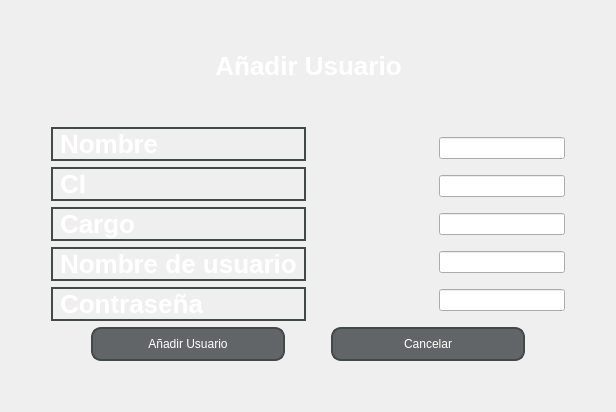
            <widget class="QWidget" name="Add_Usuario">
             <layout class="QGridLayout" name="gridLayout_5">
              <item row="0" column="0">
               <layout class="QHBoxLayout" name="horizontalLayout_8">
                <item>
                 <spacer name="horizontalSpacer_20">
                  <property name="orientation">
                   <enum>Qt::Horizontal</enum>
                  </property>
                  <property name="sizeHint" stdset="0">
                   <size>
                    <width>40</width>
                    <height>20</height>
                   </size>
                  </property>
                 </spacer>
                </item>
                <item>
                 <layout class="QVBoxLayout" name="verticalLayout_15">
                  <item>
                   <layout class="QVBoxLayout" name="verticalLayout_9">
                    <item>
                     <spacer name="verticalSpacer_9">
                      <property name="orientation">
                       <enum>Qt::Vertical</enum>
                      </property>
                      <property name="sizeHint" stdset="0">
                       <size>
                        <width>20</width>
                        <height>40</height>
                       </size>
                      </property>
                     </spacer>
                    </item>
                    <item>
                     <layout class="QHBoxLayout" name="horizontalLayout_7">
                      <item>
                       <spacer name="horizontalSpacer_61">
                        <property name="orientation">
                         <enum>Qt::Horizontal</enum>
                        </property>
                        <property name="sizeHint" stdset="0">
                         <size>
                          <width>40</width>
                          <height>20</height>
                         </size>
                        </property>
                       </spacer>
                      </item>
                      <item>
                       <widget class="QLabel" name="label_14">
                        <property name="styleSheet">
                         <string notr="true">border: 0px;
		font-family: Arial;
        font-size: 26px;
        color: white;
        text-align: center;
        font-weight: bold;
</string>
                        </property>
                        <property name="text">
                         <string>Añadir Usuario</string>
                        </property>
                        <property name="alignment">
                         <set>Qt::AlignCenter</set>
                        </property>
                        <property name="indent">
                         <number>-1</number>
                        </property>
                        <property name="textInteractionFlags">
                         <set>Qt::NoTextInteraction</set>
                        </property>
                       </widget>
                      </item>
                      <item>
                       <spacer name="horizontalSpacer_62">
                        <property name="orientation">
                         <enum>Qt::Horizontal</enum>
                        </property>
                        <property name="sizeHint" stdset="0">
                         <size>
                          <width>40</width>
                          <height>20</height>
                         </size>
                        </property>
                       </spacer>
                      </item>
                     </layout>
                    </item>
                    <item>
                     <spacer name="verticalSpacer_4">
                      <property name="orientation">
                       <enum>Qt::Vertical</enum>
                      </property>
                      <property name="sizeHint" stdset="0">
                       <size>
                        <width>20</width>
                        <height>40</height>
                       </size>
                      </property>
                     </spacer>
                    </item>
                   </layout>
                  </item>
                  <item>
                   <layout class="QHBoxLayout" name="horizontalLayout_4">
                    <item>
                     <layout class="QVBoxLayout" name="verticalLayout_4">
                      <item>
                       <widget class="QLabel" name="label_6">
                        <property name="layoutDirection">
                         <enum>Qt::LeftToRight</enum>
                        </property>
                        <property name="styleSheet">
                         <string notr="true">
		font-family: Arial;
        font-size: 26px;
        color: white;
        text-align: center;
        font-weight: bold;
		border: 2px solid rgb(66, 73, 73);
</string>
                        </property>
                        <property name="text">
                         <string>Nombre</string>
                        </property>
                       </widget>
                      </item>
                      <item>
                       <widget class="QLabel" name="label_7">
                        <property name="styleSheet">
                         <string notr="true">
		font-family: Arial;
        font-size: 26px;
        color: white;
        text-align: center;
        font-weight: bold;
		border: 2px solid rgb(66, 73, 73);
</string>
                        </property>
                        <property name="text">
                         <string>CI</string>
                        </property>
                       </widget>
                      </item>
                      <item>
                       <widget class="QLabel" name="label_8">
                        <property name="styleSheet">
                         <string notr="true">
		font-family: Arial;
        font-size: 26px;
        color: white;
        text-align: center;
        font-weight: bold;
		border: 2px solid rgb(66, 73, 73);
</string>
                        </property>
                        <property name="text">
                         <string>Cargo</string>
                        </property>
                       </widget>
                      </item>
                      <item>
                       <widget class="QLabel" name="label">
                        <property name="styleSheet">
                         <string notr="true">
		font-family: Arial;
        font-size: 26px;
        color: white;
        text-align: center;
        font-weight: bold;
		border: 2px solid rgb(66, 73, 73);
</string>
                        </property>
                        <property name="text">
                         <string>Nombre de usuario</string>
                        </property>
                       </widget>
                      </item>
                      <item>
                       <widget class="QLabel" name="label_2">
                        <property name="styleSheet">
                         <string notr="true">
		font-family: Arial;
        font-size: 26px;
        color: white;
        text-align: center;
        font-weight: bold;
		border: 2px solid rgb(66, 73, 73);
</string>
                        </property>
                        <property name="text">
                         <string>Contraseña</string>
                        </property>
                       </widget>
                      </item>
                     </layout>
                    </item>
                    <item>
                     <spacer name="horizontalSpacer_22">
                      <property name="orientation">
                       <enum>Qt::Horizontal</enum>
                      </property>
                      <property name="sizeHint" stdset="0">
                       <size>
                        <width>40</width>
                        <height>20</height>
                       </size>
                      </property>
                     </spacer>
                    </item>
                    <item>
                     <layout class="QVBoxLayout" name="verticalLayout_5">
                      <item>
                       <widget class="QLineEdit" name="Nombre_Completo"/>
                      </item>
                      <item>
                       <widget class="QLineEdit" name="CI_Usuario"/>
                      </item>
                      <item>
                       <widget class="QLineEdit" name="Cargo_Usuario"/>
                      </item>
                      <item>
                       <widget class="QLineEdit" name="Nombre_Usuario"/>
                      </item>
                      <item>
                       <widget class="QLineEdit" name="Contrase_Usuario"/>
                      </item>
                     </layout>
                    </item>
                   </layout>
                  </item>
                  <item>
                   <layout class="QHBoxLayout" name="horizontalLayout_6">
                    <item>
                     <spacer name="horizontalSpacer_21">
                      <property name="orientation">
                       <enum>Qt::Horizontal</enum>
                      </property>
                      <property name="sizeHint" stdset="0">
                       <size>
                        <width>40</width>
                        <height>20</height>
                       </size>
                      </property>
                     </spacer>
                    </item>
                    <item>
                     <widget class="QPushButton" name="Agregar_Usuario_2">
                      <property name="styleSheet">
                       <string notr="true">QPushButton{
	border-radius:10px;
	background-color: rgb(98, 101, 103); 
	font: 16pt &quot;Arial&quot;;
	color: rgb(255, 255, 255);
	border: 2px solid rgb(66, 73, 73);
	width: 190px;
    height: 30px;
}


QPushButton:hover{
	border-radius:10px; 
	font: 16pt &quot;Arial&quot;;
	color: rgb(255, 255, 255);
	border: 2px solid rgb(244, 69, 31);
	background-color: rgb(244, 69, 31);
}</string>
                      </property>
                      <property name="text">
                       <string>Añadir Usuario</string>
                      </property>
                     </widget>
                    </item>
                    <item>
                     <spacer name="horizontalSpacer_27">
                      <property name="orientation">
                       <enum>Qt::Horizontal</enum>
                      </property>
                      <property name="sizeHint" stdset="0">
                       <size>
                        <width>40</width>
                        <height>20</height>
                       </size>
                      </property>
                     </spacer>
                    </item>
                    <item>
                     <widget class="QPushButton" name="Cancelar_Usuario">
                      <property name="styleSheet">
                       <string notr="true">QPushButton{
	border-radius:10px;
	background-color: rgb(98, 101, 103); 
	font: 16pt &quot;Arial&quot;;
	color: rgb(255, 255, 255);
	border: 2px solid rgb(66, 73, 73);
	width: 190px;
    height: 30px;
}


QPushButton:hover{
	border-radius:10px; 
	font: 16pt &quot;Arial&quot;;
	color: rgb(255, 255, 255);
	border: 2px solid rgb(244, 69, 31);
	background-color: rgb(244, 69, 31);
}</string>
                      </property>
                      <property name="text">
                       <string>Cancelar</string>
                      </property>
                     </widget>
                    </item>
                    <item>
                     <spacer name="horizontalSpacer_24">
                      <property name="orientation">
                       <enum>Qt::Horizontal</enum>
                      </property>
                      <property name="sizeHint" stdset="0">
                       <size>
                        <width>40</width>
                        <height>20</height>
                       </size>
                      </property>
                     </spacer>
                    </item>
                   </layout>
                  </item>
                  <item>
                   <spacer name="verticalSpacer_5">
                    <property name="orientation">
                     <enum>Qt::Vertical</enum>
                    </property>
                    <property name="sizeHint" stdset="0">
                     <size>
                      <width>20</width>
                      <height>40</height>
                     </size>
                    </property>
                   </spacer>
                  </item>
                 </layout>
                </item>
                <item>
                 <spacer name="horizontalSpacer_23">
                  <property name="orientation">
                   <enum>Qt::Horizontal</enum>
                  </property>
                  <property name="sizeHint" stdset="0">
                   <size>
                    <width>40</width>
                    <height>20</height>
                   </size>
                  </property>
                 </spacer>
                </item>
               </layout>
              </item>
             </layout>
            </widget>
